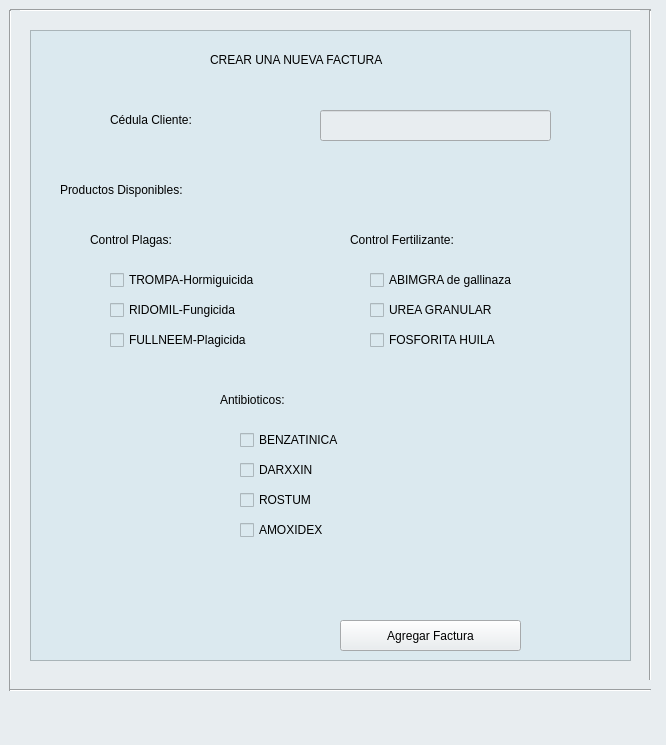
<?xml version="1.0" encoding="UTF-8"?>
<ui version="4.0">
 <class>MainWindow</class>
 <widget class="QMainWindow" name="MainWindow">
  <property name="geometry">
   <rect>
    <x>0</x>
    <y>0</y>
    <width>666</width>
    <height>745</height>
   </rect>
  </property>
  <property name="windowTitle">
   <string>MainWindow</string>
  </property>
  <property name="styleSheet">
   <string notr="true">background-color: rgb(232, 237, 240);</string>
  </property>
  <widget class="QWidget" name="centralwidget">
   <widget class="Line" name="line">
    <property name="geometry">
     <rect>
      <x>10</x>
      <y>0</y>
      <width>641</width>
      <height>20</height>
     </rect>
    </property>
    <property name="orientation">
     <enum>Qt::Horizontal</enum>
    </property>
   </widget>
   <widget class="Line" name="line_1">
    <property name="geometry">
     <rect>
      <x>0</x>
      <y>10</y>
      <width>20</width>
      <height>681</height>
     </rect>
    </property>
    <property name="orientation">
     <enum>Qt::Vertical</enum>
    </property>
   </widget>
   <widget class="Line" name="line_3">
    <property name="geometry">
     <rect>
      <x>640</x>
      <y>10</y>
      <width>20</width>
      <height>681</height>
     </rect>
    </property>
    <property name="orientation">
     <enum>Qt::Vertical</enum>
    </property>
   </widget>
   <widget class="Line" name="line_2">
    <property name="geometry">
     <rect>
      <x>10</x>
      <y>680</y>
      <width>641</width>
      <height>20</height>
     </rect>
    </property>
    <property name="orientation">
     <enum>Qt::Horizontal</enum>
    </property>
   </widget>
   <widget class="QFrame" name="frame_2">
    <property name="geometry">
     <rect>
      <x>30</x>
      <y>30</y>
      <width>601</width>
      <height>631</height>
     </rect>
    </property>
    <property name="styleSheet">
     <string notr="true">background-color: rgb(219, 233, 239);</string>
    </property>
    <property name="frameShape">
     <enum>QFrame::StyledPanel</enum>
    </property>
    <property name="frameShadow">
     <enum>QFrame::Raised</enum>
    </property>
    <widget class="QPushButton" name="pushButton">
     <property name="geometry">
      <rect>
       <x>750</x>
       <y>210</y>
       <width>181</width>
       <height>31</height>
      </rect>
     </property>
     <property name="styleSheet">
      <string notr="true">background-color: rgb(232, 237, 240);
font: 9pt &quot;OCR A Extended&quot;;</string>
     </property>
     <property name="text">
      <string>Agregar Propietario</string>
     </property>
    </widget>
    <widget class="QLineEdit" name="textoCedula">
     <property name="geometry">
      <rect>
       <x>290</x>
       <y>80</y>
       <width>231</width>
       <height>31</height>
      </rect>
     </property>
     <property name="styleSheet">
      <string notr="true">background-color: rgb(232, 237, 240);
font: 9pt &quot;OCR A Extended&quot;;</string>
     </property>
     <property name="text">
      <string/>
     </property>
    </widget>
    <widget class="QLabel" name="labelCedula">
     <property name="geometry">
      <rect>
       <x>80</x>
       <y>80</y>
       <width>151</width>
       <height>20</height>
      </rect>
     </property>
     <property name="styleSheet">
      <string notr="true">font: 10pt &quot;OCR A Extended&quot;;</string>
     </property>
     <property name="text">
      <string>Cédula Cliente:</string>
     </property>
    </widget>
    <widget class="QPushButton" name="botonAgregarFactura">
     <property name="geometry">
      <rect>
       <x>310</x>
       <y>590</y>
       <width>181</width>
       <height>31</height>
      </rect>
     </property>
     <property name="styleSheet">
      <string notr="true">background-color: rgb(232, 237, 240);
font: 9pt &quot;OCR A Extended&quot;;</string>
     </property>
     <property name="text">
      <string>Agregar Factura</string>
     </property>
    </widget>
    <widget class="QLabel" name="labelTitulo">
     <property name="geometry">
      <rect>
       <x>180</x>
       <y>20</y>
       <width>241</width>
       <height>20</height>
      </rect>
     </property>
     <property name="styleSheet">
      <string notr="true">font: 10pt &quot;OCR A Extended&quot;;</string>
     </property>
     <property name="text">
      <string>CREAR UNA NUEVA FACTURA</string>
     </property>
    </widget>
    <widget class="QLabel" name="labelProductosDisponibles">
     <property name="geometry">
      <rect>
       <x>30</x>
       <y>150</y>
       <width>231</width>
       <height>20</height>
      </rect>
     </property>
     <property name="styleSheet">
      <string notr="true">font: 10pt &quot;OCR A Extended&quot;;</string>
     </property>
     <property name="text">
      <string>Productos Disponibles:</string>
     </property>
    </widget>
    <widget class="QCheckBox" name="checkBoxTrompa">
     <property name="geometry">
      <rect>
       <x>80</x>
       <y>240</y>
       <width>181</width>
       <height>20</height>
      </rect>
     </property>
     <property name="styleSheet">
      <string notr="true">font: 8pt &quot;OCR A Extended&quot;;</string>
     </property>
     <property name="text">
      <string>TROMPA-Hormiguicida</string>
     </property>
    </widget>
    <widget class="QCheckBox" name="checkBoxRidomil">
     <property name="geometry">
      <rect>
       <x>80</x>
       <y>270</y>
       <width>171</width>
       <height>20</height>
      </rect>
     </property>
     <property name="styleSheet">
      <string notr="true">font: 8pt &quot;OCR A Extended&quot;;</string>
     </property>
     <property name="text">
      <string>RIDOMIL-Fungicida</string>
     </property>
    </widget>
    <widget class="QCheckBox" name="checkBoxFullneem">
     <property name="geometry">
      <rect>
       <x>80</x>
       <y>300</y>
       <width>171</width>
       <height>20</height>
      </rect>
     </property>
     <property name="styleSheet">
      <string notr="true">font: 8pt &quot;OCR A Extended&quot;;</string>
     </property>
     <property name="text">
      <string>FULLNEEM-Plagicida</string>
     </property>
    </widget>
    <widget class="QLabel" name="labelControlPlagas">
     <property name="geometry">
      <rect>
       <x>60</x>
       <y>200</y>
       <width>171</width>
       <height>20</height>
      </rect>
     </property>
     <property name="styleSheet">
      <string notr="true">font: 9pt &quot;OCR A Extended&quot;;</string>
     </property>
     <property name="text">
      <string>Control Plagas:</string>
     </property>
    </widget>
    <widget class="QCheckBox" name="checkBoxFosforita">
     <property name="geometry">
      <rect>
       <x>340</x>
       <y>300</y>
       <width>171</width>
       <height>20</height>
      </rect>
     </property>
     <property name="styleSheet">
      <string notr="true">font: 8pt &quot;OCR A Extended&quot;;</string>
     </property>
     <property name="text">
      <string>FOSFORITA HUILA</string>
     </property>
    </widget>
    <widget class="QLabel" name="labelControlPlagas_2">
     <property name="geometry">
      <rect>
       <x>320</x>
       <y>200</y>
       <width>201</width>
       <height>20</height>
      </rect>
     </property>
     <property name="styleSheet">
      <string notr="true">font: 9pt &quot;OCR A Extended&quot;;</string>
     </property>
     <property name="text">
      <string>Control Fertilizante:</string>
     </property>
    </widget>
    <widget class="QCheckBox" name="checkBoxAbimgra">
     <property name="geometry">
      <rect>
       <x>340</x>
       <y>240</y>
       <width>191</width>
       <height>20</height>
      </rect>
     </property>
     <property name="styleSheet">
      <string notr="true">font: 8pt &quot;OCR A Extended&quot;;</string>
     </property>
     <property name="text">
      <string>ABIMGRA de gallinaza</string>
     </property>
    </widget>
    <widget class="QCheckBox" name="checkBoxUrea">
     <property name="geometry">
      <rect>
       <x>340</x>
       <y>270</y>
       <width>171</width>
       <height>20</height>
      </rect>
     </property>
     <property name="styleSheet">
      <string notr="true">font: 8pt &quot;OCR A Extended&quot;;</string>
     </property>
     <property name="text">
      <string>UREA GRANULAR</string>
     </property>
    </widget>
    <widget class="QCheckBox" name="checkBoxRostum">
     <property name="geometry">
      <rect>
       <x>210</x>
       <y>460</y>
       <width>111</width>
       <height>20</height>
      </rect>
     </property>
     <property name="styleSheet">
      <string notr="true">font: 8pt &quot;OCR A Extended&quot;;</string>
     </property>
     <property name="text">
      <string>ROSTUM</string>
     </property>
    </widget>
    <widget class="QLabel" name="labelControlPlagas_3">
     <property name="geometry">
      <rect>
       <x>190</x>
       <y>360</y>
       <width>171</width>
       <height>20</height>
      </rect>
     </property>
     <property name="styleSheet">
      <string notr="true">font: 9pt &quot;OCR A Extended&quot;;</string>
     </property>
     <property name="text">
      <string>Antibioticos:</string>
     </property>
    </widget>
    <widget class="QCheckBox" name="checkBoxBenzatinica">
     <property name="geometry">
      <rect>
       <x>210</x>
       <y>400</y>
       <width>121</width>
       <height>20</height>
      </rect>
     </property>
     <property name="styleSheet">
      <string notr="true">font: 8pt &quot;OCR A Extended&quot;;</string>
     </property>
     <property name="text">
      <string>BENZATINICA</string>
     </property>
    </widget>
    <widget class="QCheckBox" name="checkBoxDarxxin">
     <property name="geometry">
      <rect>
       <x>210</x>
       <y>430</y>
       <width>111</width>
       <height>20</height>
      </rect>
     </property>
     <property name="styleSheet">
      <string notr="true">font: 8pt &quot;OCR A Extended&quot;;</string>
     </property>
     <property name="text">
      <string>DARXXIN</string>
     </property>
    </widget>
    <widget class="QCheckBox" name="checkBoxAmoxidex">
     <property name="geometry">
      <rect>
       <x>210</x>
       <y>490</y>
       <width>111</width>
       <height>20</height>
      </rect>
     </property>
     <property name="styleSheet">
      <string notr="true">font: 8pt &quot;OCR A Extended&quot;;</string>
     </property>
     <property name="text">
      <string>AMOXIDEX</string>
     </property>
    </widget>
   </widget>
  </widget>
 </widget>
 <resources/>
 <connections/>
</ui>
